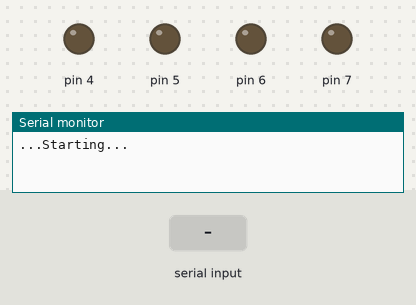
The sketch below on a simulated Arduino Uno, built with avr-gcc and run on an emulated ATmega328P. Shown: output pins drawn as LEDs (lit = HIGH), the last lines printed to the serial monitor. The test bench sets the inputs (shaded band).

Above: at 1.2 s.
1.3 s: "rl1on\n" received over the second serial link
At 1.7 s:
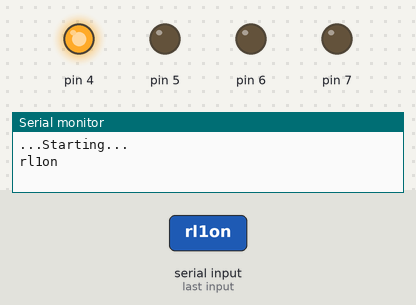
2.8 s: "rl2on\n" received over the second serial link
At 4.0 s:
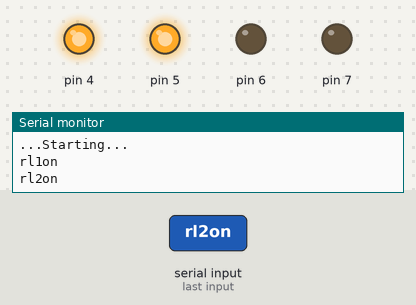
4.3 s: "rl1off\n" received over the second serial link
At 5.2 s:
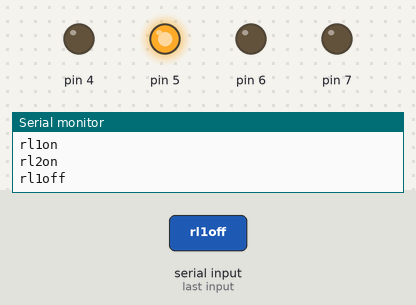
5.8 s: "rl3on\n" received over the second serial link
At 6.3 s:
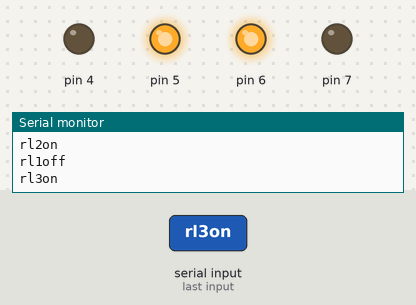
7.3 s: "rl2off\n" received over the second serial link
At 8.5 s:
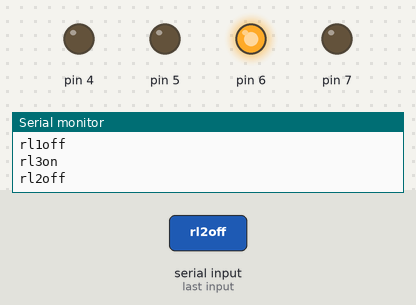
8.8 s: "rl3off\n" received over the second serial link
At 9.8 s:
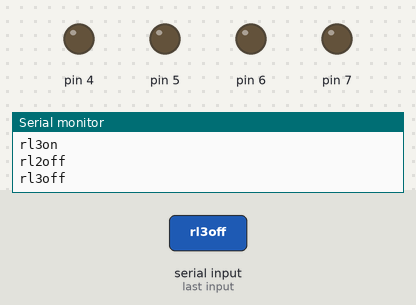
Timing chart, 0 to 11.3 s (numbered marks = the images above; inputs shaded):
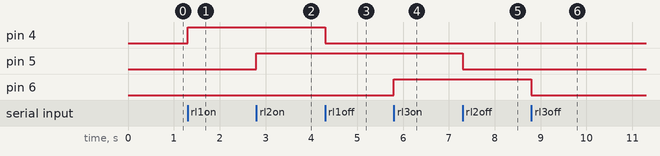

Measured:
- after the input at 1.3 s, pin 4: LOW → HIGH at once
- after the input at 2.8 s, pin 5: LOW → HIGH at once
- after the input at 4.3 s, pin 4: HIGH → LOW at once
- after the input at 5.8 s, pin 6: LOW → HIGH at once
- after the input at 7.3 s, pin 5: HIGH → LOW at once
- after the input at 8.8 s, pin 6: HIGH → LOW at once

The sketch:

NANO2ESP.ino
```cpp
#include <Arduino_JSON.h>
#include <SoftwareSerial.h>

SoftwareSerial mySerial(3, 2); // RX, TX
JSONVar JSONObj;
String JSONSerial ="";
unsigned long last_mill = 100;
void sendSerial(){
  if(JSONSerial == "sensor"){
   JSONObj["name"] = "Analog";
   JSONObj["val1"] = analogRead(A0);
   JSONObj["val2"] = analogRead(A1);
   JSONObj["val3"] = analogRead(A2);
   JSONObj["val4"] = analogRead(A3);
   JSONObj["val5"] = analogRead(A4);
   JSONObj["val6"] = analogRead(A5);
  String  JSONString = JSON.stringify(JSONObj);
  mySerial.println(JSONString);
  mySerial.flush();
  JSONObj = "";
  Serial.println("Data send");
  }
  }

unsigned long last_clear = 10;

void clearSerial(long last,bool start){
last_clear = last;
bool _start = start;
if(_start){
unsigned long cur_clear = millis();
if(cur_clear - last_clear > 1000){
  last_clear = cur_clear;
  JSONSerial ="";
  _start = false;
  Serial.println("Clear Serial");
}
}
}

 void serialRead(){
  if(mySerial.available()){
    char c = mySerial.read();
    JSONSerial += String(c);
    if(c == '\n'){
     Serial.println(JSONSerial);
     JSONSerial = "";
     mySerial.flush();
    }
    }
    }

void command(){
      if(JSONSerial == "rl1off"){
      digitalWrite(4,LOW);
       Serial.println(JSONSerial);
      delay(50);
      JSONSerial = "";
    }
    if(JSONSerial == "rl1on"){
      digitalWrite(4,HIGH);
       Serial.println(JSONSerial);
      delay(50);
      JSONSerial = "";
    }
      if(JSONSerial == "rl2off"){
      digitalWrite(5,LOW);
       Serial.println(JSONSerial);
      delay(50);
      JSONSerial = "";
    }
    if(JSONSerial == "rl2on"){
      digitalWrite(5,HIGH);
       Serial.println(JSONSerial);
      delay(50);
      JSONSerial = "";
    }
        if(JSONSerial == "rl3off"){
      digitalWrite(6,LOW);
       Serial.println(JSONSerial);
      delay(50);
      JSONSerial = "";
    }
    if(JSONSerial == "rl3on"){
      digitalWrite(6,HIGH);
       Serial.println(JSONSerial);
      delay(50);
      JSONSerial = "";
    }
     if(JSONSerial == "rl4off"){
      digitalWrite(7,LOW);
       Serial.println(JSONSerial);
      delay(50);
      JSONSerial = "";
    }
    if(JSONSerial == "rl4on"){
      digitalWrite(7,HIGH);
       Serial.println(JSONSerial);
      delay(50);
      JSONSerial = "";
    }
}
void setup() {
Serial.begin(115200);
mySerial.begin(9600);
pinMode(4,OUTPUT);
pinMode(5,OUTPUT);
pinMode(6,OUTPUT);
pinMode(7,OUTPUT);
Serial.println("...Starting...");
digitalWrite(4,LOW);
digitalWrite(5,LOW);
digitalWrite(6,LOW);
digitalWrite(7,LOW);
}

void loop() {
sendSerial();
serialRead();
command();
}
```
